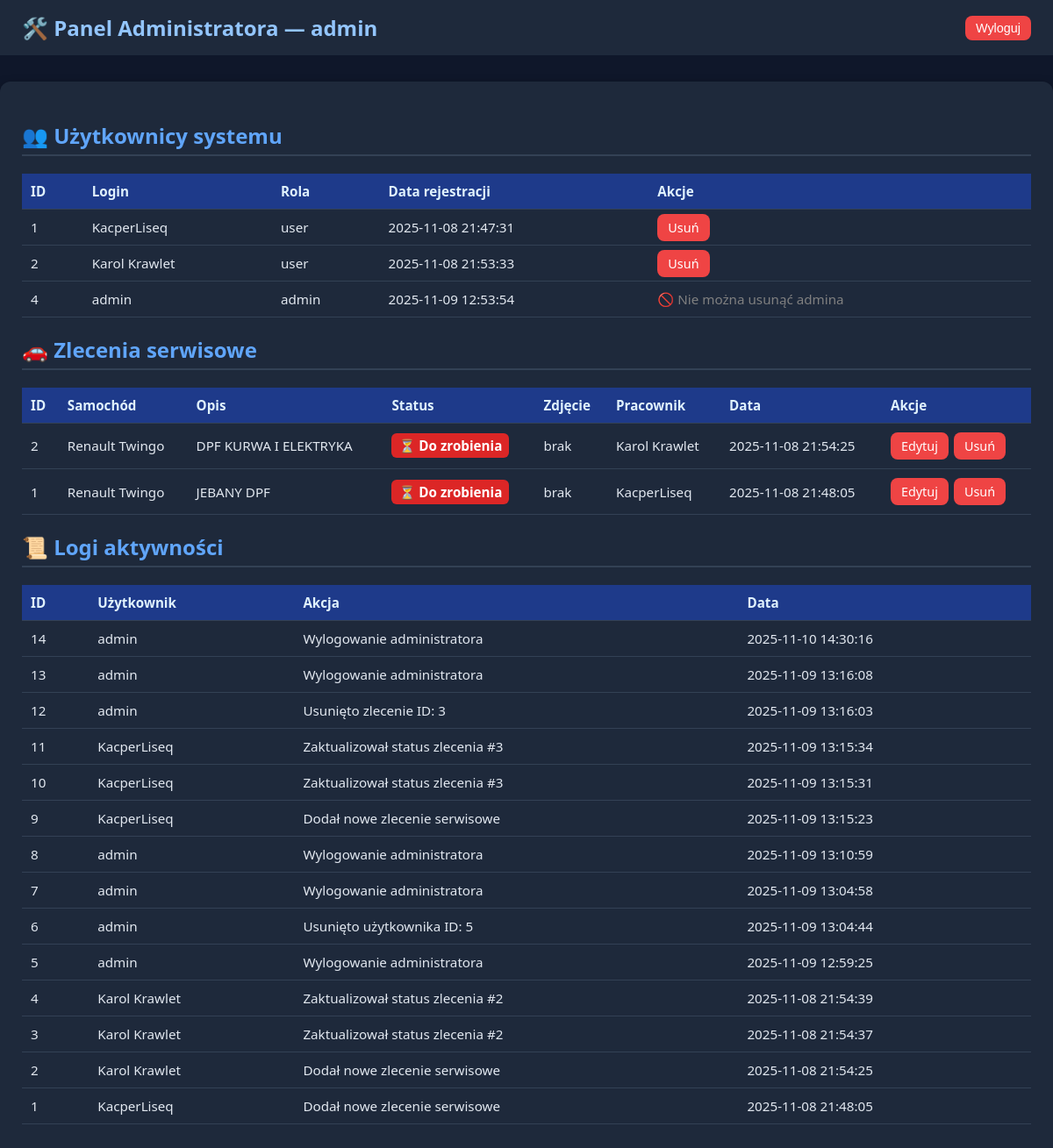
Screenshot of /admin.php (signed in) with the database file from the repository.
### tables this page shows
CREATE TABLE `users` (
  `id` int(11) NOT NULL,
  `username` varchar(100) NOT NULL,
  `password` varchar(255) NOT NULL,
  `role` enum('user','admin') DEFAULT 'user',
  `auth_code` varchar(10) DEFAULT NULL,
  `created_at` timestamp NOT NULL DEFAULT current_timestamp()
);

CREATE TABLE `services` (
  `id` int(11) NOT NULL,
  `user_id` int(11) NOT NULL,
  `car_model` varchar(100) NOT NULL,
  `description` text DEFAULT NULL,
  `image` varchar(255) DEFAULT NULL,
  `status` enum('do_zrobienia','zrobione') DEFAULT 'do_zrobienia',
  `created_at` timestamp NOT NULL DEFAULT current_timestamp()
);

CREATE TABLE `logs` (
  `id` int(11) NOT NULL,
  `user_id` int(11) DEFAULT NULL,
  `action` varchar(255) DEFAULT NULL,
  `created_at` timestamp NOT NULL DEFAULT current_timestamp()
);

### admin.php (the view, shortened to what this page needs)
<?php
include 'db.php';
$admin = $_SESSION['user'];
$username = htmlspecialchars($admin['username']);
$users = $conn->query("SELECT id, username, role, created_at FROM users ORDER BY id ASC");
$services = $conn->query("
    SELECT s.id, s.car_model, s.description, s.status, s.image, s.created_at, u.username
    FROM services s
    JOIN users u ON s.user_id = u.id
    ORDER BY s.created_at DESC
");
$logs = $conn->query("
    SELECT l.id, u.username, l.action, l.created_at
    FROM logs l
    LEFT JOIN users u ON l.user_id = u.id
    ORDER BY l.created_at DESC
    LIMIT 30
");
?>
<!DOCTYPE html>
<html lang="pl">
<head>
</head>
<body>
  <header>
    <h1>🛠️ Panel Administratora — <?= $username ?></h1>
    <form method="post">
      <button name="logout">Wyloguj</button>
    </form>
  </header>
  <div class="container">
    <h2>👥 Użytkownicy systemu</h2>
    <table>
      <tr>
        <th>ID</th>
        <th>Login</th>
        <th>Rola</th>
        <th>Data rejestracji</th>
        <th>Akcje</th>
      </tr>
      <?php while ($u = $users->fetch_assoc()): ?>
        <tr>
          <td><?= $u['id'] ?></td>
          <td><?= htmlspecialchars($u['username']) ?></td>
          <td><?= htmlspecialchars($u['role']) ?></td>
          <td><?= $u['created_at'] ?></td>
          <td>
           <?php if ($u['role'] === 'admin'): ?>
    <span style="color: gray;">🚫 Nie można usunąć admina</span>
<?php elseif ($u['id'] !== $admin['id']): ?>
    <a class="del" href="?delete_user=<?= $u['id'] ?>"
       onclick="return confirm('Na pewno usunąć użytkownika?')">Usuń</a>
<?php else: ?>
    <i>(Ty)</i>
<?php endif; ?>
          </td>
        </tr>
      <?php endwhile; ?>
    </table>
    <h2>🚗 Zlecenia serwisowe</h2>
    <table>
      <tr>
        <th>ID</th>
        <th>Samochód</th>
        <th>Opis</th>
        <th>Status</th>
        <th>Zdjęcie</th>
        <th>Pracownik</th>
        <th>Data</th>
        <th>Akcje</th>
      </tr>
      <?php while ($s = $services->fetch_assoc()): ?>
        <tr>
          <td><?= $s['id'] ?></td>
          <td><?= htmlspecialchars($s['car_model']) ?></td>
          <td><?= htmlspecialchars($s['description']) ?></td>
          <td>
            <span class="status <?= $s['status'] ?>">
              <?= $s['status'] === 'zrobione' ? '✅ Zrobione' : '⏳ Do zrobienia' ?>
            </span>
          </td>
          <td>
            <?php if ($s['image']): ?>
              <img src="uploads/<?= htmlspecialchars($s['image']) ?>" alt="auto">
            <?php else: ?>
              brak
            <?php endif; ?>
          </td>
          <td><?= htmlspecialchars($s['username']) ?></td>
          <td><?= $s['created_at'] ?></td>
          <td class="actions">
  <a class="del" href="edit_service.php?id=<?= $s['id'] ?>">Edytuj</a>
  <a class="del" href="?delete_service=<?= $s['id'] ?>" onclick="return confirm('Na pewno usunąć zlecenie?')">Usuń</a>
</td>
        </tr>
      <?php endwhile; ?>
    </table>
    <h2>📜 Logi aktywności</h2>
    <table>
      <tr>
        <th>ID</th>
        <th>Użytkownik</th>
        <th>Akcja</th>
        <th>Data</th>
      </tr>
      <?php while ($l = $logs->fetch_assoc()): ?>
        <tr>
          <td><?= $l['id'] ?></td>
          <td><?= htmlspecialchars($l['username'] ?? 'Nieznany') ?></td>
          <td><?= htmlspecialchars($l['action']) ?></td>
          <td><?= $l['created_at'] ?></td>
        </tr>
      <?php endwhile; ?>
    </table>
  </div>
</body>
</html>

### admin.php (style rules this page uses)
body { font-family: 'Segoe UI', sans-serif; background: #0f172a; color: #e2e8f0; margin: 0; }
header { background: #1e293b; padding: 15px 25px; display: flex; justify-content: space-between; align-items: center; }
header h1 { color: #93c5fd; margin: 0; font-size: 1.5rem; }
button, .del { background: #ef4444; border: none; color: white; padding: 6px 12px; border-radius: 8px; cursor: pointer; text-decoration: none; font-size: 0.9rem; }
.container { max-width: 1200px; margin: 30px auto; background: #1e293b; padding: 25px; border-radius: 12px; box-shadow: 0 4px 12px rgba(0,0,0,0.4); }
h2 { color: #60a5fa; border-bottom: 2px solid #334155; padding-bottom: 5px; }
table { width: 100%; border-collapse: collapse; margin: 15px 0; font-size: 0.95rem; }
th, td { padding: 10px; border-bottom: 1px solid #334155; text-align: left; }
th { background: #1e3a8a; color: #e0f2fe; }
.status { padding: 4px 8px; border-radius: 6px; font-weight: bold; }
.do_zrobienia { background: #dc2626; color: white; }
.actions { display: flex; gap: 6px; }

### rows the page displays
users: id "1", username "KacperLiseq", role "user", created_at "2025-11-08 21:47:31"
users: id "2", username "Karol Krawlet", role "user", created_at "2025-11-08 21:53:33"
users: id "4", username "admin", role "admin", created_at "2025-11-09 12:53:54", shows "🚫 Nie można usunąć admina"
services: id "2", car_model "Renault Twingo", description "DPF KURWA I ELEKTRYKA", status "⏳ Do zrobienia", shows "brak", user.username "Karol Krawlet", created_at "2025-11-08 21:54:25"
services: id "1", car_model "Renault Twingo", description "JEBANY DPF", status "⏳ Do zrobienia", shows "brak", user.username "KacperLiseq", created_at "2025-11-08 21:48:05"
logs: id "14", user.username "admin", action "Wylogowanie administratora", created_at "2025-11-10 14:30:16"
logs: id "13", user.username "admin", action "Wylogowanie administratora", created_at "2025-11-09 13:16:08"
logs: id "12", user.username "admin", action "Usunięto zlecenie ID: 3", created_at "2025-11-09 13:16:03"
logs: id "11", user.username "KacperLiseq", action "Zaktualizował status zlecenia #3", created_at "2025-11-09 13:15:34"
logs: id "10", user.username "KacperLiseq", action "Zaktualizował status zlecenia #3", created_at "2025-11-09 13:15:31"
logs: id "9", user.username "KacperLiseq", action "Dodał nowe zlecenie serwisowe", created_at "2025-11-09 13:15:23"
logs: id "8", user.username "admin", action "Wylogowanie administratora", created_at "2025-11-09 13:10:59"
logs: id "7", user.username "admin", action "Wylogowanie administratora", created_at "2025-11-09 13:04:58"
logs: id "6", user.username "admin", action "Usunięto użytkownika ID: 5", created_at "2025-11-09 13:04:44"
logs: id "5", user.username "admin", action "Wylogowanie administratora", created_at "2025-11-09 12:59:25"
logs: id "4", user.username "Karol Krawlet", action "Zaktualizował status zlecenia #2", created_at "2025-11-08 21:54:39"
logs: id "3", user.username "Karol Krawlet", action "Zaktualizował status zlecenia #2", created_at "2025-11-08 21:54:37"
logs: id "2", user.username "Karol Krawlet", action "Dodał nowe zlecenie serwisowe", created_at "2025-11-08 21:54:25"
logs: id "1", user.username "KacperLiseq", action "Dodał nowe zlecenie serwisowe", created_at "2025-11-08 21:48:05"

### other values shown
$username "admin"
